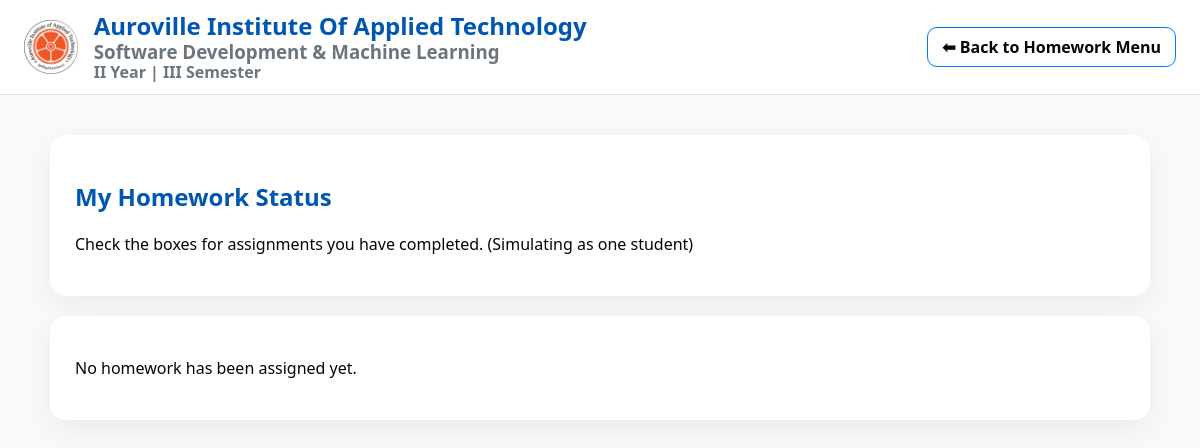
The app's page /homework/status (signed in), older data.
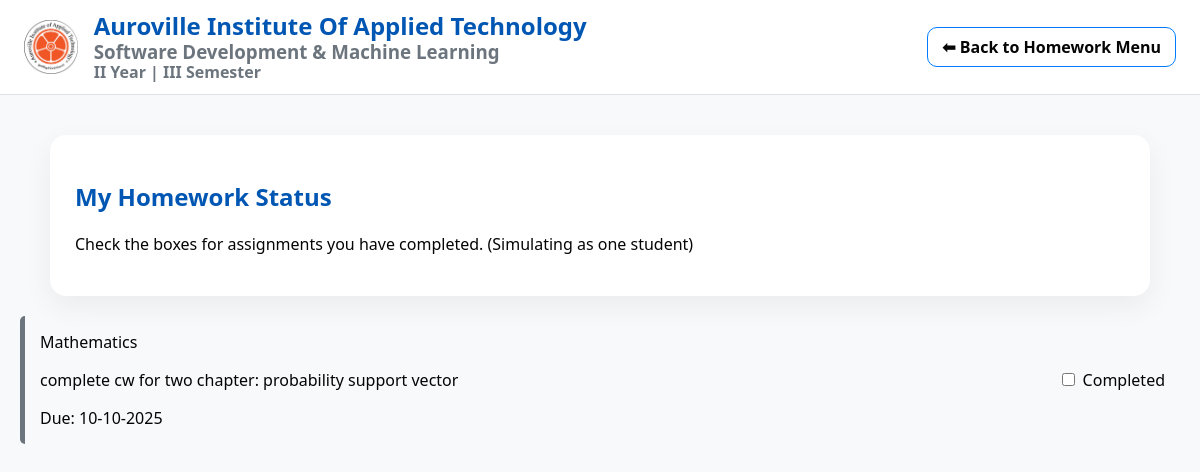
The same page, newer data.
### tables this page shows
CREATE TABLE homework (
            id INTEGER PRIMARY KEY AUTOINCREMENT,
            subject_id INTEGER NOT NULL, title TEXT NOT NULL, description TEXT,
            posted_date TEXT NOT NULL, due_date TEXT NOT NULL,
            FOREIGN KEY(subject_id) REFERENCES subjects(id) ON DELETE CASCADE
        );

CREATE TABLE subjects (
            id INTEGER PRIMARY KEY AUTOINCREMENT, name TEXT UNIQUE NOT NULL
        );

### app.py (the view)
@app.route("/homework/status")
@login_required
def homework_status():
    db = get_db()
    student_id = None
    if session['role'] == 'student':
        user_id = session['user_id']
        student = db.execute("SELECT id FROM students WHERE user_id = ?", (user_id,)).fetchone()
        if student:
            student_id = student['id']
    else:
        first_student = db.execute("SELECT id FROM students LIMIT 1").fetchone()
        if first_student:
            student_id = first_student['id']
    if not student_id:
        return render_template("homework_status.html", page="homework_status", homeworks=[])
    homeworks = db.execute("""
        SELECT h.id, h.title, h.description, h.due_date, s.name as subject,
               COALESCE(hs.status, 'Pending') as student_status
        FROM homework h JOIN subjects s ON h.subject_id = s.id
        LEFT JOIN homework_submissions hs ON hs.homework_id = h.id AND hs.student_id = ?
        ORDER BY substr(h.due_date,7,4)||'-'||substr(h.due_date,4,2)||'-'||substr(h.due_date,1,2) ASC
    """, (student_id,)).fetchall()
    return render_template("homework_status.html", page="homework_status", homeworks=homeworks)

### app.py (called while the page is built)
def get_db():
    if "db" not in g:
        g.db = sqlite3.connect(DB_PATH)
        g.db.row_factory = sqlite3.Row
    return g.db

def login_required(f):
    @wraps(f)
    def decorated_function(*args, **kwargs):
        if 'user_id' not in session:
            return redirect(url_for('login'))
        return f(*args, **kwargs)
    return decorated_function

### templates/homework_status.html (shortened to what this page needs)
{% extends "base.html" %}
{% block body_class %}homework-section{% endblock %}
{% block content %}
<section class="panel">
    <h2>My Homework Status</h2>
    <p>Check the boxes for assignments you have completed. (Simulating as one student)</p>
</section>
<div class="homework-status-list">
    {% for hw in homeworks %}
    <div class="homework-item {% if hw.student_status == 'Completed' %}completed{% endif %}" data-homework-id="{{ hw.id }}">
        <div class="homework-details">
            <span class="hw-subject">{{ hw.subject }}</span>
            <p class="hw-description">{{ hw.title }}: {{ hw.description }}</p>
            <span class="hw-due-date">Due: {{ hw.due_date }}</span>
        </div>
        <div class="student-toggle">
            <input type="checkbox" class="status-toggle" id="toggle-{{ hw.id }}" {% if hw.student_status == 'Completed' %}checked{% endif %}>
            <label for="toggle-{{ hw.id }}">Completed</label>
        </div>
    </div>
    {% else %}
    <section class="panel"><p>No homework has been assigned yet.</p></section>
    {% endfor %}
</div>
{% endblock %}

### templates/base.html (shortened to what this page needs)
<!DOCTYPE html>
<html lang="en">
<head>
    <link rel="stylesheet" href="{{ url_for('static', filename='css/styles.css') }}">
</head>
<body data-page="{{ page|default('') }}" class="{% block body_class %}{% endblock %}">
    <header class="site-header">
        <div class="header-left">
            <img class="logo" src="{{ url_for('static', filename='img/logo.png') }}" alt="Institute Logo" />
            <div class="titles">
                <h2 class="inst">Auroville Institute Of Applied Technology</h2>
                <h3 class="dept">Software Development & Machine Learning</h3>
                <h4 class="sem">II Year | III Semester</h4>
            </div>
        </div>
        {% if page and page != 'home' %}
            {% if page in ['attendance_home', 'homework_home', 'manage_users'] %}
              <a class="back-link" href="{{ url_for('home') }}">⬅ Back to Main Menu</a>
            {% elif page in ['store', 'view', 'individual'] %}
              <a class="back-link" href="{{ url_for('attendance_home') }}">⬅ Back to Attendance Menu</a>
            {% elif page in ['manage_homework', 'homework_status', 'homework_calendar', 'exercism'] or page.startswith('homework_doubts') %}
              <a class="back-link" href="{{ url_for('homework_home') }}">⬅ Back to Homework Menu</a>
            {% endif %}
        {% endif %}
    </header>
    <main>
        {% block content %}{% endblock %}
    </main>
</body>
</html>

### static/css/styles.css (style rules this page uses)
:root { --green: #4CAF50; --green-dark: #388E3C; --blue: #007bff; --blue-dark: #0056b3; --yellow: #FFC107; --yellow-dark: #e0a800; --text: #050505; --muted: #6c757d; --card-bg: rgba(21, 21, 22, 0.8); --border-color: #dee2e6; }
* { box-sizing: border-box; }
body { margin: 0; font-family: system-ui, -apple-system, Segoe UI, Roboto, Arial, sans-serif; color: var(--text); background-color: #f8f9fa; }
main { padding: 20px; }
.site-header { display: flex; justify-content: space-between; align-items: center; padding: 12px 24px; background: #fff; border-bottom: 1px solid var(--border-color); }
.header-left { display: flex; gap: 16px; align-items: center; }
.logo { height: 54px; }
.titles h2, .titles h3, .titles h4 { margin: 0; line-height: 1.2; }
.inst { font-weight: 700; color: #0056b3; }
.dept, .sem { color: var(--muted); }
.back-link { text-decoration: none; font-weight: bold; color: var(--text); padding: 8px 14px; border: 1px solid var(--border-color); border-radius: 10px; transition: background-color 0.2s ease; }
.panel { margin: 20px auto; max-width: 1100px; background: #fff; padding: 25px; border-radius: 16px; box-shadow: 0 10px 30px rgba(0,0,0,0.06); }
.homework-section .panel h2 { color: var(--blue-dark); }
.homework-section .back-link { border-color: var(--blue); }
.homework-item { border-left: 5px solid var(--muted); border-radius: 5px; padding: 15px; margin-bottom: 15px; display: flex; justify-content: space-between; align-items: center; flex-wrap: wrap; }

Row changes from the older to the newer data that the page shows:
added homework: subject "Mathematics", title "complete cw for two chapter", description "probability support vector", due_date "10-10-2025"
Text that changed along with them:
text no longer shown: "No homework has been assigned yet."
